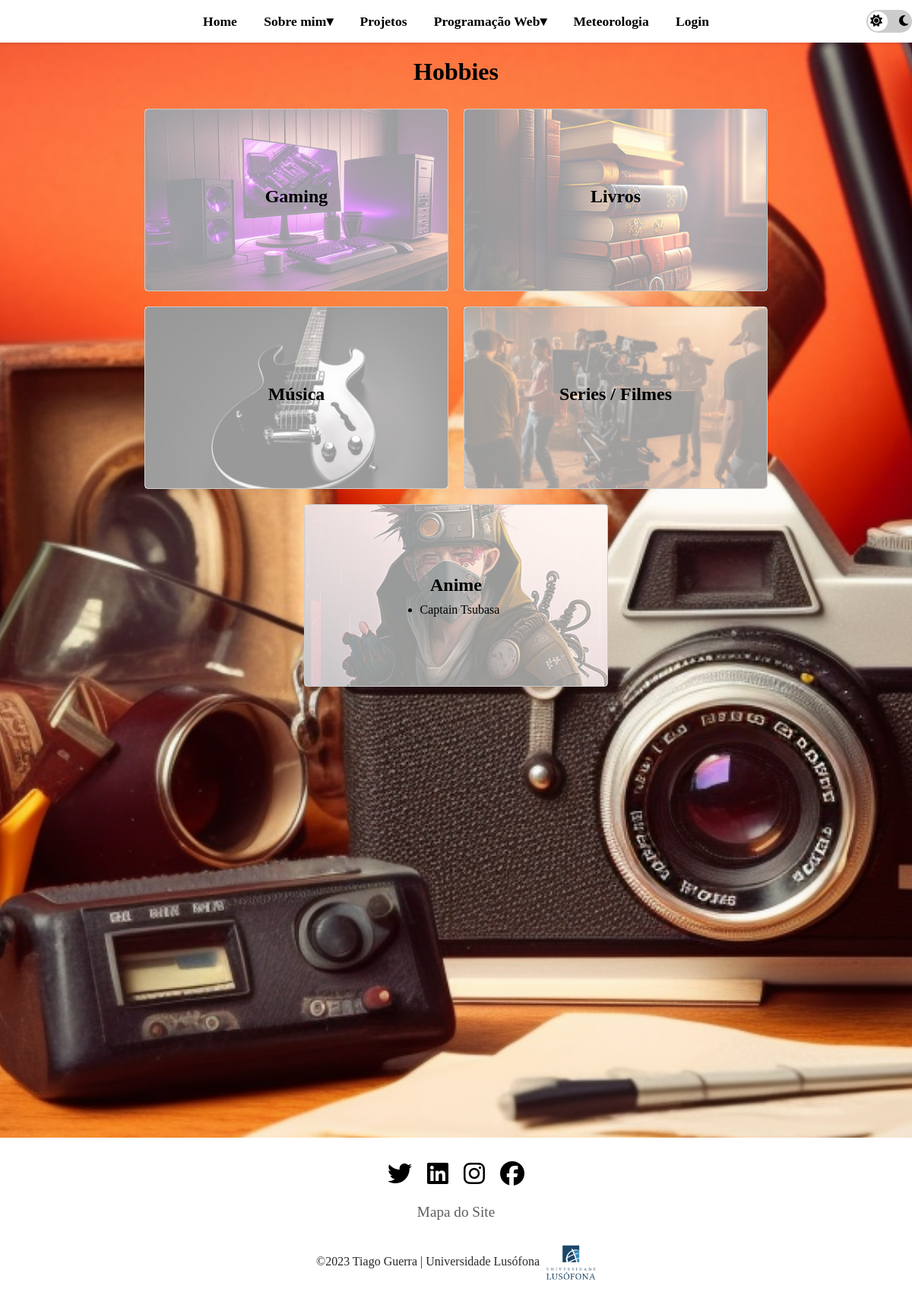
Before: /hobbies with the older database file.
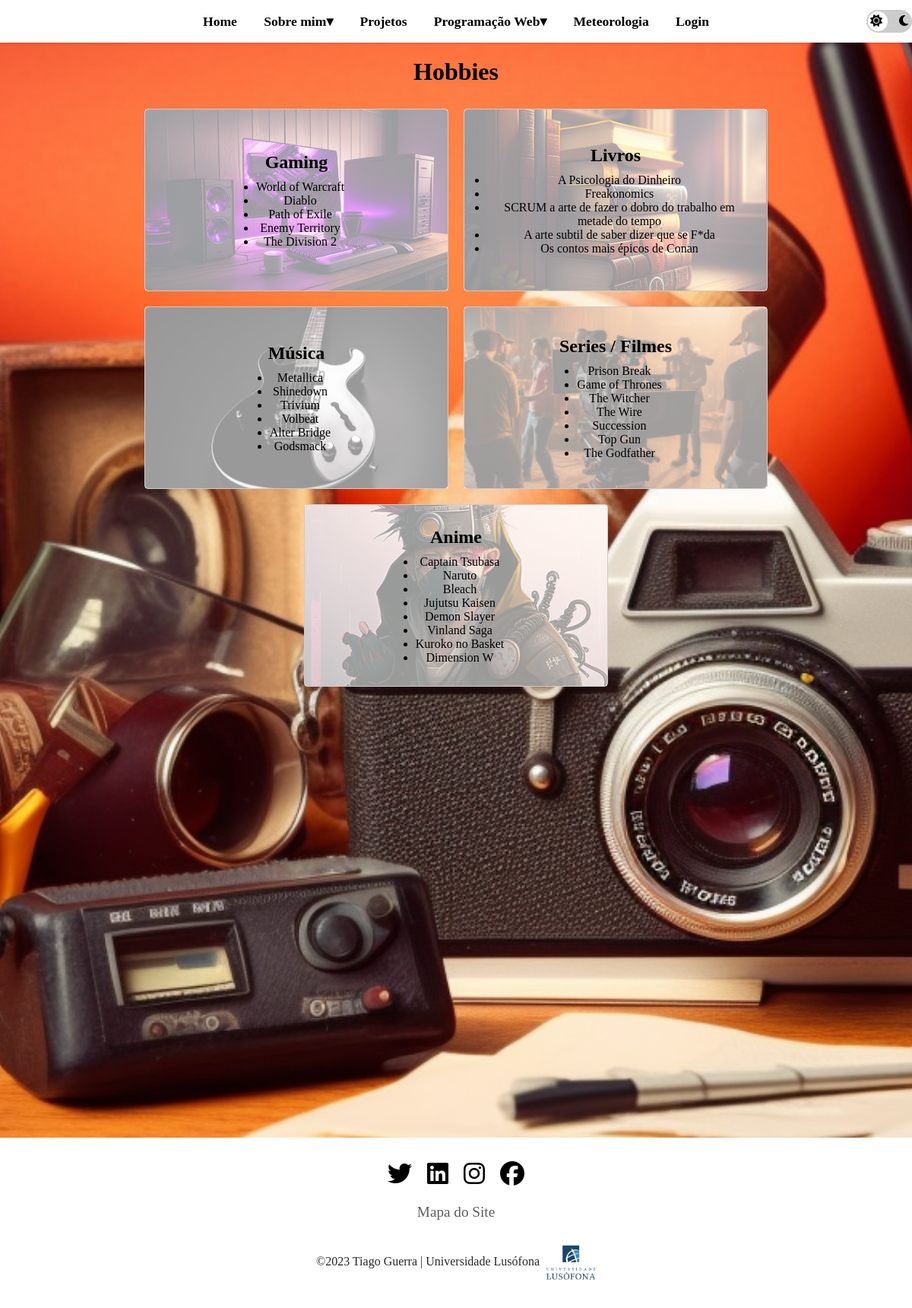
After: the same page with the newer database file.
### portfolio/models.py (models this page shows, shortened)
class Hobby(models.Model):
    TIPO_HOBBY = (
        ('GAMING', 'GAMING'),
        ('LIVROS', 'LIVROS'),
        ('AUDIO', 'AUDIO'),
        ('TV', 'TV'),
        ('ANIME', 'ANIME')
    )
    categoria = models.CharField(max_length=15, choices=TIPO_HOBBY, default='ANIME')
    descricao = models.CharField(max_length=100)

### portfolio/views.py (the view)
# urls.py: path('hobbies', views.hobbies_page_view, name='hobbies'),
def hobbies_page_view(request):
    listaGaming = Hobby.objects.all().filter(categoria='GAMING')
    listaLivros = Hobby.objects.all().filter(categoria='LIVROS')
    listaMusicas = Hobby.objects.all().filter(categoria='AUDIO')
    listaTV = Hobby.objects.all().filter(categoria='TV')
    listaAnimes = Hobby.objects.all().filter(categoria='ANIME')
    context = {
        'listaGaming': listaGaming,
        'listaLivros': listaLivros,
        'listaMusicas': listaMusicas,
        'listaTV': listaTV,
        'listaAnimes': listaAnimes
    }
    return render(request, 'portfolio/hobbies.html', context)

### portfolio/templates/portfolio/hobbies.html (shortened to what this page needs)
{% extends 'portfolio/layout.html' %}
{% load static %}
{% block head %}
<link rel="stylesheet" href="{% static 'css/hobbies.css' %}">
{% endblock %}
{% block main %}
      <h1>Hobbies</h1>
      <div class="container">
        {% load static %}
        <div class="section" style="background-image: url({% static 'images/gaming_setup.png' %});">
          <h2>Gaming</h2>
          <ul>
              {% for game in listaGaming %}
              <li>{{ game.descricao }}</li>
              {% endfor %}
          </ul>
        </div>
        <div class="section" style="background-image: url({% static 'images/bookshelf.png' %});">
          <h2>Livros</h2>
          <ul>
              {% for livro in listaLivros %}
              <li>{{ livro.descricao }}</li>
              {% endfor %}
          </ul>
        </div>
        <div class="section" style="background-image: url({% static 'images/musica.png' %});">
          <h2>Música</h2>
          <ul>
            {% for musica in listaMusicas %}
              <li>{{ musica.descricao }}</li>
              {% endfor %}
          </ul>
        </div>
        <div class="section" style="background-image: url({% static 'images/movies.png' %});">
          <h2>Series / Filmes</h2>
          <ul>
            {% for tv in listaTV %}
              <li>{{ tv.descricao }}</li>
              {% endfor %}
          </ul>
        </div>
        <div class="section" style="background-image: url({% static 'images/anime.png' %});">
          <h2>Anime</h2>
          <ul>
            {% for anime in listaAnimes %}
              <li>{{ anime.descricao }}</li>
              {% endfor %}
          </ul>
        </div>
      </div>
{% endblock %}

### portfolio/templates/portfolio/layout.html (shortened to what this page needs)
<!DOCTYPE html>
<html>
{% load static %}
  <head>
    {% block head %}
    {% endblock head %}
    <link rel="stylesheet" href="{% static 'css/geral-light.css' %}">
  </head>
  <body>
    <header>
      <nav>
        <ul>
          <li><a href="{% url 'portfolio:home' %}">Home</a></li>
          <li><a>Sobre mim</a>
          </li>
          <li><a href="{% url 'portfolio:projetos' %}">Projetos</a></li>
          <li><a>Programação Web</a>
          </li>
            <li><a href="{% url 'portfolio:meteorologia' %}">Meteorologia</a></li>
          <li>
            {% if request.user.is_authenticated %}
            <a href="{% url 'portfolio:logout' %}">Logout</a>
            {% else %}
            <a href="{% url 'portfolio:login' %}">Login</a>
            {% endif %}
          </li>
          <div class="toggle-container">
            <label class="toggle">
              <span class="slider"></span>
              <span class="icon sun"><i class="fas fa-sun"></i></span>
              <span class="icon moon"><i class="fas fa-moon"></i></span>
            </label>
          </div>
        </ul>
      </nav>
    </header>
    <main>
        {% block main %}
        {% endblock main %}
    </main>
    <footer class="footer">
      <ul class="social-icon">
        <li class="social-icon__item"><a class="social-icon__link" href="https://www.twitter.com" target="_blank">
          <i class="fa-brands fa-twitter"></i>
          </a></li>
        <li class="social-icon__item"><a class="social-icon__link" href="https://www.linkedin.com/in/tiago-guerra-6b911815a/" target="_blank">
          <i class="fa-brands fa-linkedin"></i>
          </a></li>
        <li class="social-icon__item"><a class="social-icon__link" href="https://www.instagram.com" target="_blank">
          <i class="fa-brands fa-instagram"></i>
          </a></li>
        <li class="social-icon__item"><a class="social-icon__link" href="https://www.facebook.com" target="_blank">
          <i class="fa-brands fa-facebook"></i>
          </a></li>
      </ul>
      <ul class="menu">
        <li class="menu__item"><a class="menu__link" href="{% url 'portfolio:sitemap' %}">Mapa do Site</a></li>
      </ul>
      <p>&copy;2023 Tiago Guerra | Universidade Lusófona <span class="logotipo"></span></p>
    </footer>
  </body>
</html>

### portfolio/static/css/hobbies.css (style rules this page uses)
* { padding: 0; margin: 0; }
main { height: 100%; }
body { min-height: 100%; background-image: url('../images/hobbies.png'); background-position: center; background-repeat: no-repeat; background-size: cover; background-attachment: fixed; text-align: center; padding-bottom: 300px; }
.container { display: flex; flex-wrap: wrap; align-items: center; justify-content: center; min-height: 40vh; margin-left: 30px; margin-right: 30px; background-color: rgba(255, 255, 255, 0); }
.section { position: relative; width: 50%; min-height: 30vh; max-width: 400px; margin: 10px; padding: 20px; box-sizing: border-box; border: 1px solid #ccc; border-radius: 5px; display: flex; flex-direction: column; align-items: center; justify-content: center; background-size: cover; background-position: center; }
.section::before { content: ""; position: absolute; top: 0; left: 0; width: 100%; height: 100%; background-color: rgba(255, 255, 255, 0.6); }
.section h2 { margin: 0 0 10px 0; filter: brightness(70%); color: black; }
div li { filter: brightness(70%); color: black; margin-left: 10px; }
h1 { padding-top: 20px; margin-bottom: 20px; }

### portfolio/static/css/geral-light.css (style rules this page uses)
html, body { height: 100%; margin: 0; padding: 0; }
header { position: sticky; top: 0; z-index: 999; }
main { flex: 1; }
nav { position: relative; }
nav ul, nav li, nav a { margin: 0; padding: 0; border: none; outline: none; }
nav ul { display: flex; flex-direction: row; justify-content: center; align-items: center; position: relative; background-color: white; box-shadow: 0 2px 3px rgba(0, 0, 0, 0.1); }
nav ul li { display: block; position: relative; background-color: white; }
nav ul li a { display: block; padding: 1em; color: black; font-size: 1.1em; font-weight: bold; text-decoration: none; transition: color 0.3s ease-out; }
nav ul li > a:after { content: "▾"; }
nav ul li > a:only-child:after { content: ""; }
.footer { background: white; min-height: 80px; padding: 20px 50px; display: flex; justify-content: center; align-items: center; flex-direction: column; margin-top: 80vh; }
.social-icon, .menu { position: relative; display: flex; justify-content: center; align-items: center; margin: 10px 0; flex-wrap: wrap; }
.social-icon__item, .menu__item { list-style: none; }
.social-icon__link { font-size: 2rem; color: #fff; margin: 0 10px; display: inline-block; transition: 0.5s; }
.menu__link { font-size: 1.2rem; color: #28282B; margin: 0 10px; display: inline-block; transition: 0.5s; text-decoration: none; opacity: 0.75; font-weight: 300; }
.footer p { color: #28282B; margin: 15px 0 10px 0; font-size: 1rem; font-weight: 300; }
.toggle { display: inline-block; position: absolute; top: 50%; right: 0; transform: translateY(-50%); width: 60px; height: 30px; }
.toggle-container { display: flex; justify-content: center; }
.slider { position: absolute; cursor: pointer; top: 0; left: 0; right: 0; bottom: 0; background-color: #ccc; border-radius: 30px; -webkit-transition: .4s; transition: .4s; }
.slider:before { position: absolute; content: ""; height: 26px; width: 26px; left: 2px; bottom: 2px; background-color: white; border-radius: 50%; -webkit-transition: .4s; transition: .4s; }
.icon { position: absolute; top: 50%; -webkit-transform: translateY(-50%); -ms-transform: translateY(-50%); transform: translateY(-50%); font-size: 16px; }
.sun { left: 5px; }
.moon { right: 5px; }
i { color: black; }
div { background-color: white; }
.logotipo { background-image: url('../images/logotipo.png'); display: inline-block; width: 70px; height: 60px; background-repeat: no-repeat; background-size: cover; vertical-align: middle; }

Changed rows visible on the page:
added Hobby: descricao "World of Warcraft", shown under "Gaming"
added Hobby: descricao "Diablo", shown under "Gaming"
added Hobby: descricao "Path of Exile", shown under "Gaming"
added Hobby: descricao "Enemy Territory", shown under "Gaming"
added Hobby: descricao "The Division 2", shown under "Gaming"
added Hobby: descricao "A Psicologia do Dinheiro", shown under "Livros"
added Hobby: descricao "Freakonomics", shown under "Livros"
added Hobby: descricao "SCRUM a arte de fazer o dobro do trabalho em metade do tempo", shown under "Livros"
added Hobby: descricao "A arte subtil de saber dizer que se F*da", shown under "Livros"
added Hobby: descricao "Os contos mais épicos de Conan", shown under "Livros"
added Hobby: descricao "Metallica", shown under "Música"
added Hobby: descricao "Shinedown", shown under "Música"
added Hobby: descricao "Trivium", shown under "Música"
added Hobby: descricao "Volbeat", shown under "Música"
added Hobby: descricao "Alter Bridge", shown under "Música"
added Hobby: descricao "Godsmack", shown under "Música"
added Hobby: descricao "Prison Break", shown under "Series / Filmes"
added Hobby: descricao "Game of Thrones", shown under "Series / Filmes"
added Hobby: descricao "The Witcher", shown under "Series / Filmes"
added Hobby: descricao "The Wire", shown under "Series / Filmes"
added Hobby: descricao "Succession", shown under "Series / Filmes"
added Hobby: descricao "Top Gun", shown under "Series / Filmes"
added Hobby: descricao "The Godfather", shown under "Series / Filmes"
added Hobby: descricao "Naruto", shown under "Anime"
added Hobby: descricao "Bleach", shown under "Anime"
added Hobby: descricao "Jujutsu Kaisen", shown under "Anime"
added Hobby: descricao "Demon Slayer", shown under "Anime"
added Hobby: descricao "Vinland Saga", shown under "Anime"
added Hobby: descricao "Kuroko no Basket", shown under "Anime"
added Hobby: descricao "Dimension W", shown under "Anime"
